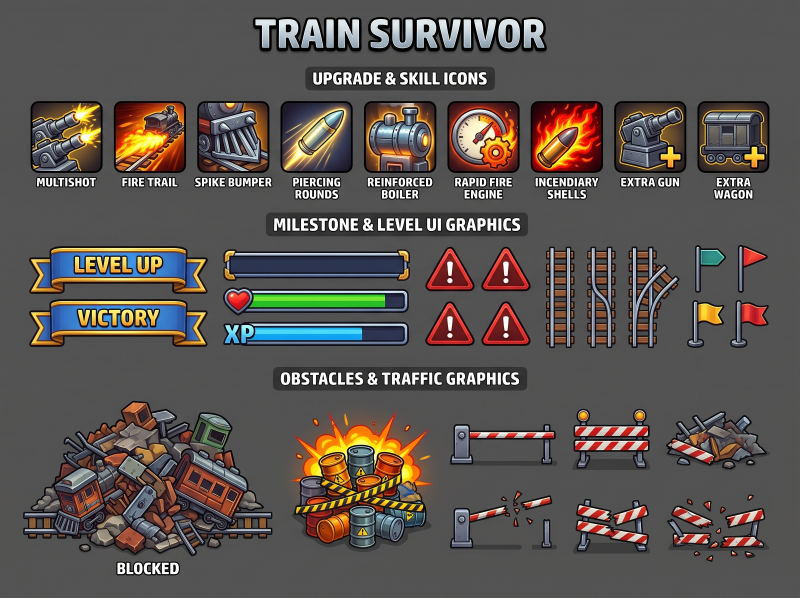
#> input picture images/Gemini_Generated_Image_20iy0i20iy0i20iy.jpeg, 2400 x 1792 px (shown at 1/3 size)
$ python slice_art.py
#> lines starting #> are read from the running program, lines starting #| are printed output that depends on the picture
#!/usr/bin/env python3
"""Slice the generated art sheets into game sprites.

Pipeline per sprite:
  crop a generous cell -> key the flat sheet background to alpha -> tight trim ->
  pack into a power-of-two atlas -> emit a C# sprite table (name, uv rect, pivot).

The cells below are hand-measured once against the sheets; tight trimming makes
small errors harmless as long as a cell never overlaps its neighbour.

Usage:  python3 tools/slice_art.py
Outputs: images/sliced/*.png, unity/Assets/_Project/Art/Resources/Art/*.png,
         unity/Assets/_Project/Scripts/Game/View/ArtAtlas.Generated.cs,
         tools/out/atlas_preview.png
"""
import json
import os
from PIL import Image, ImageChops, ImageDraw, ImageFont

ROOT = os.path.dirname(os.path.dirname(os.path.abspath(__file__)))
SHEET_UPGRADES = os.path.join(ROOT, "images/Gemini_Generated_Image_20iy0i20iy0i20iy.jpeg")
SHEET_ZOMBIES = os.path.join(ROOT, "images/Gemini_Generated_Image_20iy0i20iy0i20iy (1).jpeg")
OUT_SLICED = os.path.join(ROOT, "images/sliced")
OUT_UNITY = os.path.join(ROOT, "unity/Assets/_Project/Art/Resources/Art")
OUT_CS = os.path.join(ROOT, "unity/Assets/_Project/Scripts/Game/View/ArtAtlas.Generated.cs")
OUT_PREVIEW = os.path.join(ROOT, "tools/out/atlas_preview.png")

# name, sheet, x, y, w, h, atlas, pivot(x,y in 0..1, default bottom-centre)
W = "world"
U = "ui"
SPRITES = [
    # ---- zombies: 4 walk frames each, a hit frame, a death splat -------------
    ("walker_0", SHEET_ZOMBIES, 90, 240, 245, 340, W, (0.5, 0.0)),
    ("walker_1", SHEET_ZOMBIES, 395, 240, 250, 340, W, (0.5, 0.0)),
    ("walker_2", SHEET_ZOMBIES, 700, 240, 235, 340, W, (0.5, 0.0)),
    ("walker_3", SHEET_ZOMBIES, 1000, 240, 250, 340, W, (0.5, 0.0)),
    ("walker_hit", SHEET_ZOMBIES, 1640, 240, 295, 340, W, (0.5, 0.0)),
    ("walker_dead", SHEET_ZOMBIES, 1985, 380, 250, 200, W, (0.5, 0.0)),

    ("sprinter_0", SHEET_ZOMBIES, 95, 665, 260, 300, W, (0.5, 0.0)),
    ("sprinter_1", SHEET_ZOMBIES, 420, 665, 235, 300, W, (0.5, 0.0)),
    ("sprinter_2", SHEET_ZOMBIES, 690, 665, 240, 300, W, (0.5, 0.0)),
    ("sprinter_3", SHEET_ZOMBIES, 950, 665, 270, 300, W, (0.5, 0.0)),
    ("sprinter_hit", SHEET_ZOMBIES, 1225, 680, 340, 285, W, (0.5, 0.0)),
    ("sprinter_dead", SHEET_ZOMBIES, 1985, 380, 250, 200, W, (0.5, 0.0)),

    ("tank_0", SHEET_ZOMBIES, 100, 1020, 315, 360, W, (0.5, 0.0)),
    ("tank_1", SHEET_ZOMBIES, 475, 1020, 375, 360, W, (0.5, 0.0)),
    ("tank_hit", SHEET_ZOMBIES, 890, 1020, 460, 360, W, (0.5, 0.0)),
    ("tank_dead", SHEET_ZOMBIES, 1985, 380, 250, 200, W, (0.5, 0.0)),

    # ---- pickups -------------------------------------------------------------
    ("gem_green", SHEET_ZOMBIES, 90, 1495, 128, 200, W, (0.5, 0.0)),
    ("gem_blue", SHEET_ZOMBIES, 218, 1495, 130, 200, W, (0.5, 0.0)),
    ("gem_purple", SHEET_ZOMBIES, 350, 1495, 120, 200, W, (0.5, 0.0)),
    ("health_pack", SHEET_ZOMBIES, 555, 1505, 200, 200, W, (0.5, 0.0)),
    ("crate", SHEET_ZOMBIES, 830, 1500, 185, 200, W, (0.5, 0.0)),
    ("barrel_rust", SHEET_ZOMBIES, 1030, 1495, 140, 200, W, (0.5, 0.0)),
    ("barrel_toxic", SHEET_ZOMBIES, 1185, 1495, 140, 200, W, (0.5, 0.0)),
    ("currency", SHEET_ZOMBIES, 1335, 1500, 260, 200, W, (0.5, 0.0)),

    # ---- blockades (world) ---------------------------------------------------
    ("block_wreck", SHEET_UPGRADES, 69, 1195, 750, 480, W, (0.5, 0.0)),
    ("block_barrels", SHEET_UPGRADES, 870, 1195, 435, 460, W, (0.5, 0.0)),
    ("block_barrier", SHEET_UPGRADES, 1708, 1214, 250, 198, W, (0.5, 0.0)),
    ("block_debris", SHEET_UPGRADES, 1995, 1515, 305, 140, W, (0.5, 0.0)),

    # ---- UI: upgrade cards ---------------------------------------------------
    ("up_multishot", SHEET_UPGRADES, 91, 303, 217, 217, U, (0.5, 0.5)),
    ("up_firetrail", SHEET_UPGRADES, 341, 303, 217, 217, U, (0.5, 0.5)),
    ("up_spikebumper", SHEET_UPGRADES, 592, 303, 217, 217, U, (0.5, 0.5)),
    ("up_piercing", SHEET_UPGRADES, 841, 303, 217, 217, U, (0.5, 0.5)),
    ("up_boiler", SHEET_UPGRADES, 1092, 303, 217, 217, U, (0.5, 0.5)),
    ("up_rapidfire", SHEET_UPGRADES, 1342, 303, 217, 217, U, (0.5, 0.5)),
    ("up_incendiary", SHEET_UPGRADES, 1592, 303, 217, 217, U, (0.5, 0.5)),
    ("up_extragun", SHEET_UPGRADES, 1842, 303, 217, 217, U, (0.5, 0.5)),
    ("up_extrawagon", SHEET_UPGRADES, 2092, 303, 217, 217, U, (0.5, 0.5)),

    # ---- UI: banners, bars, warnings, flags ---------------------------------
    ("banner_levelup", SHEET_UPGRADES, 80, 730, 550, 160, U, (0.5, 0.5)),
    ("banner_victory", SHEET_UPGRADES, 80, 890, 550, 160, U, (0.5, 0.5)),
    ("bar_frame", SHEET_UPGRADES, 668, 744, 564, 102, U, (0.5, 0.5)),
    ("bar_fill_green", SHEET_UPGRADES, 758, 883, 397, 38, U, (0.5, 0.5)),
    ("bar_fill_blue", SHEET_UPGRADES, 771, 987, 309, 38, U, (0.5, 0.5)),
    ("icon_heart", SHEET_UPGRADES, 670, 860, 83, 86, U, (0.5, 0.5)),
    ("warn_0", SHEET_UPGRADES, 1270, 735, 160, 145, U, (0.5, 0.5)),
    ("warn_1", SHEET_UPGRADES, 1440, 735, 160, 145, U, (0.5, 0.5)),
    ("flag_green", SHEET_UPGRADES, 2078, 730, 105, 155, U, (0.5, 0.0)),
    ("flag_red", SHEET_UPGRADES, 2208, 730, 100, 155, U, (0.5, 0.0)),
    ("flag_yellow", SHEET_UPGRADES, 2055, 895, 120, 155, U, (0.5, 0.0)),
    ("marker_a", SHEET_ZOMBIES, 2040, 1495, 120, 175, U, (0.5, 0.5)),
    ("marker_b", SHEET_ZOMBIES, 2198, 1495, 105, 175, U, (0.5, 0.5)),

    # ---- UI: obstacle thumbnails (upgrade card art for blockade cards) ------
    ("icon_blockade", SHEET_UPGRADES, 1700, 1215, 260, 200, U, (0.5, 0.5)),
]

PAD = 6
ALPHA_LO, ALPHA_HI = 8, 34          # soft ramp on the distance-from-background

# Sprites that touch a neighbouring object on the sheet: drop pixels matching that
# neighbour's hue after keying (the heart is flush against the green bar).
CLEAN = {
    "icon_heart": lambda r, g, b: g > r + 8 and g > b + 8,
    "bar_fill_green": lambda r, g, b: r > g + 20,
    "bar_fill_blue": lambda r, g, b: abs(int(r) - int(g)) < 14 and r < 90,
}


def sheet_bg(img):
    w, h = img.size
    pts = [(2, 2), (w - 3, 2), (2, h - 3), (w - 3, h - 3), (w // 2, 1)]
    return tuple(sorted(img.getpixel(p)[i] for p in pts)[2] for i in range(3))


def cut(sheet, bg, rect, clean=None):
    x, y, w, h = rect
    crop = sheet.crop((x, y, x + w, y + h)).convert("RGB")
    # The sheets are not flat: the zombie sheet's interior is much lighter than its
    # corners, so the background is estimated from this crop's own border.
    from collections import Counter
    border = []
    for xx in range(0, crop.width, 2):
        border.append(crop.getpixel((xx, 0)))
        border.append(crop.getpixel((xx, crop.height - 1)))
    for yy in range(0, crop.height, 2):
        border.append(crop.getpixel((0, yy)))
        border.append(crop.getpixel((crop.width - 1, yy)))
    cell_bg = Counter(border).most_common(1)[0][0]
    diff = ImageChops.difference(crop, Image.new("RGB", crop.size, cell_bg)).convert("L")
    lut = []
    for v in range(256):
        t = (v - ALPHA_LO) / float(ALPHA_HI - ALPHA_LO)
        lut.append(max(0, min(255, int(t * 255))))
    alpha = diff.point(lut)
    out = crop.convert("RGBA")
    out.putalpha(alpha)
    if clean is not None:
        px = out.load()
        for yy in range(out.height):
            for xx in range(out.width):
                r, g, b, a = px[xx, yy]
                if a and clean(r, g, b):
                    px[xx, yy] = (r, g, b, 0)
    bbox = out.getchannel("A").point(lambda v: 255 if v > 12 else 0).getbbox()
    if bbox:
        out = out.crop((max(0, bbox[0] - 2), max(0, bbox[1] - 2),
                        min(out.width, bbox[2] + 2), min(out.height, bbox[3] + 2)))
    return out


def pack(images, size):
    """Shelf pack. Returns {name: (x, y)} and True if everything fit."""
    order = sorted(images.items(), key=lambda kv: (-kv[1].height, -kv[1].width))
    x = y = PAD
    shelf_h = 0
    placed = {}
    for name, im in order:
        if x + im.width + PAD > size:
            x = PAD
            y += shelf_h + PAD
            shelf_h = 0
        if y + im.height + PAD > size:
            return None
        placed[name] = (x, y)
        x += im.width + PAD
        shelf_h = max(shelf_h, im.height)
    return placed


def main():
    sheets = {}
    for path in (SHEET_UPGRADES, SHEET_ZOMBIES):
        im = Image.open(path).convert("RGB")
#> im is the input picture: PIL image 2400x1792 RGB; mean R, G, B 91.3, 84.8, 80.8
        sheets[path] = (im, sheet_bg(im))

    os.makedirs(OUT_SLICED, exist_ok=True)
    os.makedirs(OUT_UNITY, exist_ok=True)
    os.makedirs(os.path.dirname(OUT_PREVIEW), exist_ok=True)

    sprites = {}
    for name, sheet_path, x, y, w, h, atlas, pivot in SPRITES:
        sheet, bg = sheets[sheet_path]
        img = cut(sheet, bg, (x, y, w, h), CLEAN.get(name))
        img.save(os.path.join(OUT_SLICED, name + ".png"))
        sprites[name] = {"img": img, "atlas": atlas, "pivot": pivot, "sheet": os.path.basename(sheet_path)}
#> this loop made 51 passes
#> (bg, bbox in cut) on passes 1 to 12: ((56, 56, 56), (14, 8, 245, 330)), ((56, 56, 56), (15, 8, 241, 330)), ((56, 56, 56), (37, 9, 215, 326)), ((56, 56, 56), (28, 0, 250, 329)), ((56, 56, 56), (17, 0, 295, 329)), ((56, 56, 56), (16, 0, 250, 190)), ((56, 56, 56), (17, 17, 257, 279)), ((56, 56, 56), (17, 16, 213, 279)), ((56, 56, 56), (17, 22, 232, 275)), ((56, 56, 56), (15, 32, 268, 277)), ((56, 56, 56), (9, 20, 335, 260)), ((56, 56, 56), (16, 0, 250, 190))
#> pass 1, in cut, `alpha = diff.point(lut)`:
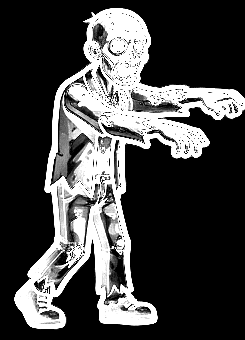
#> alpha: PIL image 245x340 L; min 0, max 255, mean 69.1
#> after the loop:
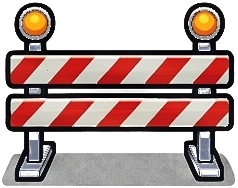
#> img: PIL image 238x188 RGBA; mean R, G, B, A 107.3, 83.8, 80.7, 145.4; transparent parts drawn white
#> after the loop, sprites = 51 items

    entries = {}
    for atlas_name, target in (("world", "atlas_world.png"), ("ui", "atlas_ui.png")):
        items = {n: s["img"] for n, s in sprites.items() if s["atlas"] == atlas_name}
        for size in (1024, 2048, 4096):
            placed = pack(items, size)
            if placed:
                break
        else:
            raise SystemExit("sprites do not fit in 4096")
        atlas = Image.new("RGBA", (size, size), (0, 0, 0, 0))
        for n, (px, py) in placed.items():
            atlas.paste(items[n], (px, py))
        atlas.save(os.path.join(OUT_UNITY, target))
        atlas.save(os.path.join(OUT_SLICED, target))
        for n, (px, py) in placed.items():
            im = items[n]
            entries[n] = {
                "atlas": atlas_name, "x": px, "y": py, "w": im.width, "h": im.height,
                "atlasW": size, "atlasH": size, "pivot": sprites[n]["pivot"],
            }
        print(f"packed {atlas_name}: {len(placed)} sprites -> {target} {size}x{size}")
#> this loop made 2 passes
#> pass 1, in main, `atlas.save(os.path.join(OUT_UNITY, target))`:
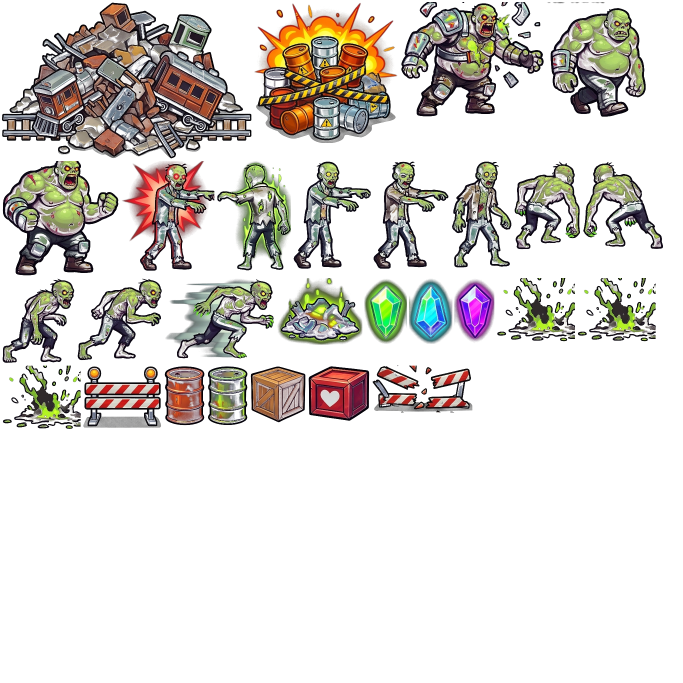
#> saved as atlas_world.png: PIL image 2048x2048 RGBA (shown at 1/3 size); mean R, G, B, A 44.6, 41, 36.5, 59.2; transparent parts drawn white
#> after the loop, entries = 51 items

    # ---- C# table ------------------------------------------------------------
    lines = [
        "// <auto-generated> by tools/slice_art.py — do not edit by hand.",
        "using UnityEngine;",
        "",
        "namespace TrainSurvivor.Game.View",
        "{",
        "    /// <summary>Sprite table generated from the art sheets in images/.</summary>",
        "    public static class ArtAtlas",
        "    {",
        "        public const int WorldAtlasSize = 0;",
        "        public const int UiAtlasSize = 0;",
        "        public struct Entry",
        "        {",
        "            public string Name, Atlas;",
        "            public int X, Y, W, H, AtlasW, AtlasH;",
        "            public Vector2 Pivot;",
        "        }",
        "",
        "        public static readonly Entry[] Entries =",
        "        {",
    ]
    for n, e in sorted(entries.items()):
        lines.append(
            '            new Entry {{ Name = "{0}", Atlas = "{1}", X = {2}, Y = {3}, W = {4}, H = {5}, '
            'AtlasW = {6}, AtlasH = {7}, Pivot = new Vector2({8}f, {9}f) }},'
            .format(n, e["atlas"], e["x"], e["y"], e["w"], e["h"], e["atlasW"], e["atlasH"],
                    e["pivot"][0], e["pivot"][1]))
#> this loop made 51 passes
#> n on passes 1 to 12: 'banner_levelup', 'banner_victory', 'bar_fill_blue', 'bar_fill_green', 'bar_frame', 'barrel_rust', 'barrel_toxic', 'block_barrels', 'block_barrier', 'block_debris', 'block_wreck', 'crate'
#> after the loop, lines = 70 items
    lines += ["        };", "    }", "}", ""]
    with open(OUT_CS, "w") as f:
        f.write("\n".join(lines))
    with open(os.path.join(OUT_SLICED, "sprites.json"), "w") as f:
        json.dump(entries, f, indent=1)

    # ---- preview contact sheet ----------------------------------------------
    cols = 8
    cell = 190
    rows = (len(sprites) + cols - 1) // cols
#> rows = 7
    prev = Image.new("RGB", (cols * cell, rows * (cell + 18)), (30, 32, 36))
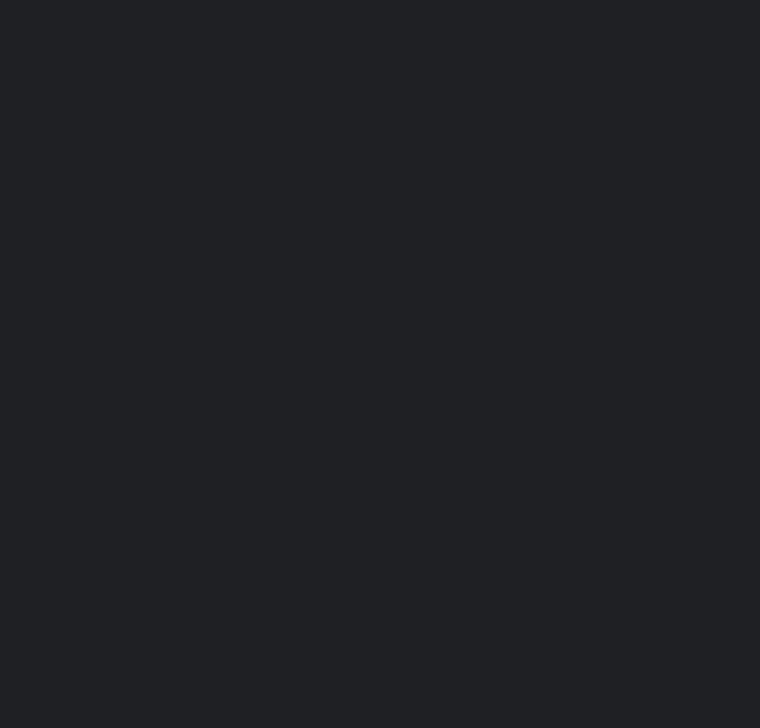
#> prev: PIL image 1520x1456 RGB (shown at 1/2 size); mean R, G, B 30, 32, 36
    d = ImageDraw.Draw(prev)
    try:
        font = ImageFont.truetype("/usr/share/fonts/truetype/dejavu/DejaVuSans.ttf", 11)
    except OSError:
        font = ImageFont.load_default()
    for i, (n, s) in enumerate(sorted(sprites.items())):
        cx, cy = (i % cols) * cell, (i // cols) * (cell + 18)
        for yy in range(cy, cy + cell, 16):      # checkerboard so alpha is visible
            for xx in range(cx, cx + cell, 16):
                if ((xx // 16) + (yy // 16)) % 2 == 0:
                    d.rectangle([xx, yy, xx + 15, yy + 15], fill=(52, 55, 60))
        im = s["img"]
        k = min((cell - 10) / im.width, (cell - 10) / im.height)
        im = im.resize((max(1, int(im.width * k)), max(1, int(im.height * k))))
        prev.paste(im, (cx + (cell - im.width) // 2, cy + (cell - im.height) // 2), im)
        d.text((cx + 4, cy + cell + 2), n, fill=(220, 220, 220), font=font)
#> this loop made 51 passes
#> (n, cx, cy, k) on passes 1 to 12: ('banner_levelup', 0, 0, 0.333), ('banner_victory', 190, 0, 0.333), ('bar_fill_blue', 380, 0, 0.583), ('bar_fill_green', 570, 0, 0.453), ('bar_frame', 760, 0, 0.319), ('barrel_rust', 950, 0, 0.994), ('barrel_toxic', 1140, 0, 1), ('block_barrels', 1330, 0, 0.416), ('block_barrier', 0, 208, 0.756), ('block_debris', 190, 208, 0.598), ('block_wreck', 380, 208, 0.24), ('crate', 570, 208, 1.05)
#> pass 1, in main, `im = s["img"]`:
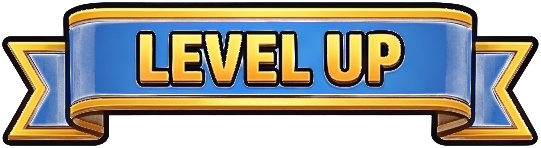
#> im: PIL image 541x148 RGBA; mean R, G, B, A 103.1, 102.8, 95.2, 174.3; transparent parts drawn white
#> after the loop:
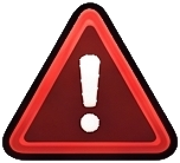
#> im: PIL image 180x163 RGBA; mean R, G, B, A 80.6, 28.1, 27.7, 149.8; transparent parts drawn white
#> after the loop:
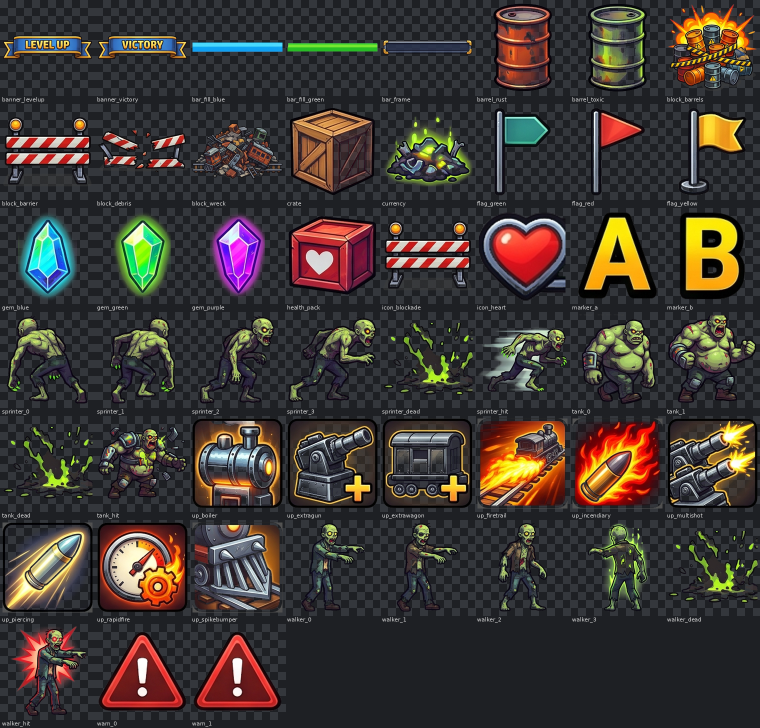
#> prev: PIL image 1520x1456 RGB (shown at 1/2 size); mean R, G, B 63.7, 56.9, 52.6
    prev.save(OUT_PREVIEW)
    print(f"{len(sprites)} sprites -> {OUT_SLICED}")
#| 51 sprites -> images/sliced
    print(f"preview -> {OUT_PREVIEW}")


if __name__ == "__main__":
    main()
